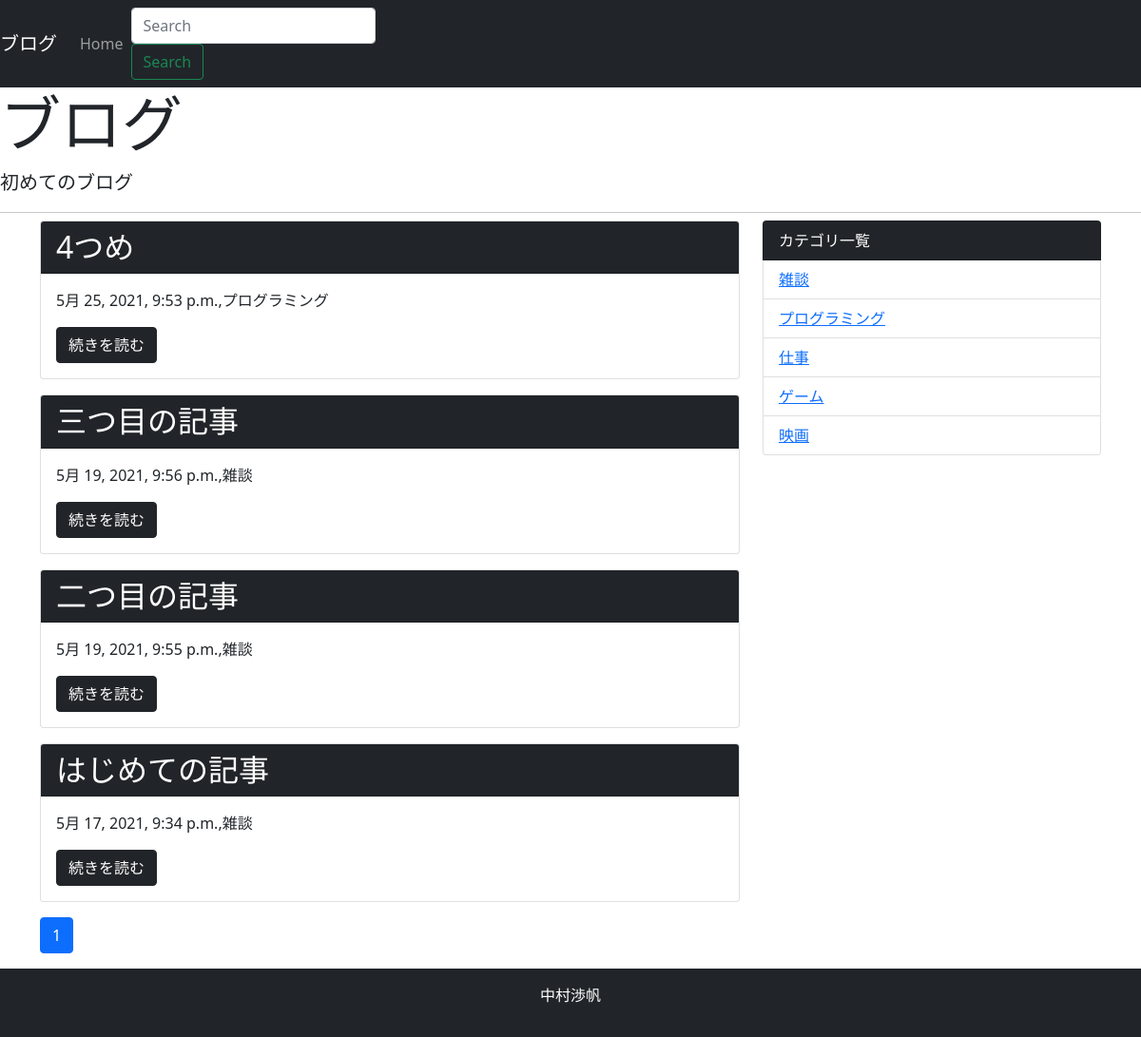
The page / on the database its author committed.
### blog/models.py (models this page shows, shortened)
class Post(models.Model):
    title = models.CharField('タイトル', max_length=255)
    text = models.TextField('本文')
    created_at = models.DateTimeField('作成日', default=timezone.now)
    category = models.ForeignKey(
        Category, verbose_name='カテゴリ', on_delete=models.PROTECT)

class Category(models.Model):
    name = models.CharField('カテゴリ名', max_length=255)
    created_at = models.DateTimeField('作成日', default=timezone.now)
    def __str__(self):
        return self.name

### blog/views.py (the view)
# urls.py: path('', views.IndexView.as_view(), name='index'),
class IndexView(generic.ListView):
    model = Post
    paginate_by = 10
    def get_queryset(self):
        queryset = Post.objects.order_by('-created_at')
        keyword = self.request.GET.get('keyword')
        if keyword:
            queryset = queryset.filter(
                Q(title__icontains=keyword) | Q(text__icontains=keyword)
            )
        return queryset

### blog/context_processors.py (called while the page is built)
def common(request):
    context = {
        'category_list': Category.objects.all(),
    }
    return context

### blog/templatetags/mytag.py (called while the page is built)
@register.simple_tag
def url_replace(request, field, value):
    url_dict = request.GET.copy()
    url_dict[field] = value
    return url_dict.urlencode()

### blog/templates/blog/post_list.html
{% extends 'blog/base.html' %}
{% block content %}
{% for post in post_list %}
<div class="card mb-3">
  <h2 class="card-header bg-dark text-white">{{post.title}}</h2>
  <div class="card-body">
    <p>{{ post.created_at }},{{ post.category }}</p>
    <a href="{% url 'blog:detail' post.pk %}" class="btn btn-dark">続きを読む</a>
  </div>
</div>
{% endfor %}
{% include 'blog/page.html' %}
{% endblock %}

### blog/templates/blog/base.html (shortened to what this page needs)
<!doctype html>
<html lang="ja">
  <head>
    <link href="https://cdn.jsdelivr.net/npm/bootstrap@5.0.0-beta1/dist/css/bootstrap.min.css" rel="stylesheet"
>
  </head>
  <body>
    <nav class="navbar navbar-expand-lg navbar-dark bg-dark">
      <a class="navbar-brand" href="#">ブログ</a>
      <div class="collapse navbar-collapse" id="navbarSupportedContent">
        <ul class="navbar-nav mr-auto">
          <li class="nav-item active">
            <a class="nav-link" href="{% url 'blog:index' %}">Home</a>
          </li>
        </ul>
        <form class="form-inline my-2 my-lg-0" method="GET" action="{% url 'blog:index' %}">
          <input class="form-control mr-sm-2" type="text" placeholder="Search" aria-label="Search" name="keyword">
          <button class="btn btn-outline-success my-2 my-sm-0" type="submit">Search</button>
        </form>
      </div>
    </nav>
    <div class="jumbotron">
      <h1 class="display-3">ブログ</h1>
      <p class="lead">初めてのブログ</p>
      <hr class="my-2">
    </div>
    <div class="container">
      <div class="row">
        <div class="col-md-8">
          {% block content %}
          {% endblock %}
        </div>
        <div class="col-md-4">
          <ul class="list-group">
            <li class="list-group-item bg-dark text-white">カテゴリ一覧</li>
            {% for category in category_list %}
            <li class="list-group-item"><a href="{% url 'blog:category' category.pk %}">{{category}}</a></li>
            {% endfor %}
          </ul>
        </div>
      </div>
    </div>
    <footer class="bg-dark text-white text-center py-3">
      <p>中村渉帆</p>
    </footer>
  </body>
</html>

### blog/templates/blog/page.html (shortened to what this page needs)
{% load mytag %}
<nav aria-label="Page navigation">
  <ul class="pagination">
    {% for link_page in page_obj.paginator.page_range %}
    {% if link_page == page_obj.number %}
    <li class="page-item active">
      <a class="page-link" href="?{% url_replace request 'page' link_page %}">
        {{link_page}}
      </a>
    </li>
    {% else %}
    <li class="page-item">
      <a class="page-link" href="?{% url_replace request 'page' link_page %}">
        {{link_page}}
      </a>
    </li>
    {% endif %}
    {% endfor %}
  </ul>
</nav>

### rows shown on the page
Post: title "4つめ", created_at "5月 25, 2021, 9:53 p.m.", category "プログラミング"
Post: title "三つ目の記事", created_at "5月 19, 2021, 9:56 p.m.", category "雑談"
Post: title "二つ目の記事", created_at "5月 19, 2021, 9:55 p.m.", category "雑談"
Post: title "はじめての記事", created_at "5月 17, 2021, 9:34 p.m.", category "雑談"
Category: name "雑談"
Category: name "プログラミング"
Category: name "仕事"
Category: name "ゲーム"
Category: name "映画"

### other values the page prints
{{ link_page }} "1"
